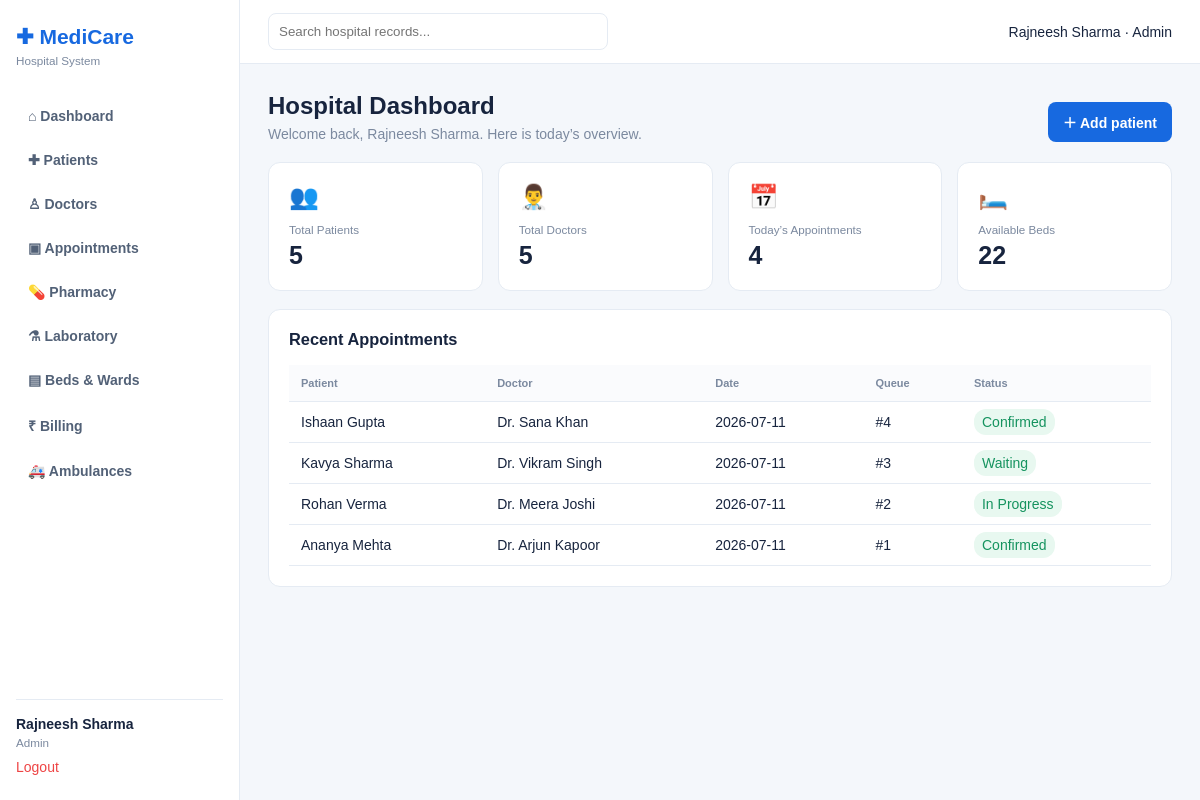
The app's page /dashboard (signed in) with its own data.
### app.py (models this page shows)
class Appointment(db.Model):
    __tablename__='appointments'; id=db.Column(db.Integer,primary_key=True); patient_id=db.Column(db.Integer,db.ForeignKey('patients.id')); doctor_id=db.Column(db.Integer,db.ForeignKey('doctors.id')); appointment_date=db.Column(db.Date); appointment_time=db.Column(db.Time); appointment_type=db.Column(db.String(30)); reason=db.Column(db.Text); status=db.Column(db.String(30),default='Scheduled'); queue_number=db.Column(db.Integer); patient=db.relationship('Patient'); doctor=db.relationship('Doctor')

class Patient(db.Model):
    __tablename__='patients'; id=db.Column(db.Integer,primary_key=True); patient_code=db.Column(db.String(20),unique=True); name=db.Column(db.String(100),nullable=False); dob=db.Column(db.Date); gender=db.Column(db.String(20)); blood_group=db.Column(db.String(5)); phone=db.Column(db.String(20)); emergency_contact=db.Column(db.String(120)); address=db.Column(db.Text); allergies=db.Column(db.Text); previous_diseases=db.Column(db.Text); insurance=db.Column(db.String(150))

class Doctor(db.Model):
    __tablename__='doctors'; id=db.Column(db.Integer,primary_key=True); doctor_code=db.Column(db.String(20),unique=True); name=db.Column(db.String(100),nullable=False); department=db.Column(db.String(80)); qualification=db.Column(db.String(120)); experience=db.Column(db.Integer,default=0); fee=db.Column(db.Numeric(10,2),default=0); phone=db.Column(db.String(20)); available=db.Column(db.Boolean,default=True)

### app.py (the view)
@app.route('/dashboard')
@login_required
def dashboard():
    return render_template('dashboard.html', patients=Patient.query.count(), doctors=Doctor.query.count(), appointments=Appointment.query.filter_by(appointment_date=date.today()).count(), beds=Bed.query.filter_by(status='Available').count(), recent=Appointment.query.order_by(Appointment.id.desc()).limit(6).all())

### app.py (called while the page is built)
def login_required(fn):
    @wraps(fn)
    def wrapper(*args, **kwargs):
        if not session.get('user_id'): return redirect(url_for('login'))
        return fn(*args, **kwargs)
    return wrapper

### templates/dashboard.html
{% extends 'base.html' %}{% block content %}<div class="title"><div><h1>Hospital Dashboard</h1><p>Welcome back, {{session.name}}. Here is today’s overview.</p></div><a class="btn" href="/patients">＋ Add patient</a></div><div class="cards"><article><span>👥</span><small>Total Patients</small><b>{{patients}}</b></article><article><span>👨‍⚕️</span><small>Total Doctors</small><b>{{doctors}}</b></article><article><span>📅</span><small>Today’s Appointments</small><b>{{appointments}}</b></article><article><span>🛏️</span><small>Available Beds</small><b>{{beds}}</b></article></div><div class="panel"><h3>Recent Appointments</h3><table><tr><th>Patient</th><th>Doctor</th><th>Date</th><th>Queue</th><th>Status</th></tr>{% for x in recent %}<tr><td>{{x.patient.name}}</td><td>{{x.doctor.name}}</td><td>{{x.appointment_date}}</td><td>#{{x.queue_number}}</td><td><em>{{x.status}}</em></td></tr>{% else %}<tr><td colspan="5">No appointments yet. Add patients and doctors first.</td></tr>{% endfor %}</table></div>{% endblock %}

### templates/base.html
<!doctype html><html><head><meta charset="utf-8"><meta name="viewport" content="width=device-width,initial-scale=1"><title>MediCare HMS</title><link rel="stylesheet" href="{{url_for('static',filename='style.css')}}"></head><body><aside><h2>✚ MediCare</h2><small>Hospital System</small><nav><a href="/dashboard">⌂ Dashboard</a><a href="/patients">✚ Patients</a><a href="/doctors">♙ Doctors</a><a href="/appointments">▣ Appointments</a><a href="/module/pharmacy">💊 Pharmacy</a><a href="/module/laboratory">⚗ Laboratory</a><a href="/module/beds">▤ Beds & Wards</a><a href="/module/billing">₹ Billing</a><a href="/module/ambulances">🚑 Ambulances</a></nav><div class="profile"><b>{{session.name}}</b><small>{{session.role|title}}</small><a href="/logout">Logout</a></div></aside><main><header><input placeholder="Search hospital records..."><span>{{session.name}} · {{session.role|title}}</span></header><section class="page">{% with messages=get_flashed_messages(with_categories=true) %}{% for category,message in messages %}<div class="flash {{category}}">{{message}}</div>{% endfor %}{% endwith %}{% block content %}{% endblock %}</section></main></body></html>

### static/style.css (style rules this page uses)
:root { --blue:#1769e0;--ink:#17243e;--muted:#7b899f;--line:#e5ebf3;--bg:#f4f7fb }
* { box-sizing:border-box }
body { margin:0;font:14px Arial;color:var(--ink);background:var(--bg) }
aside { position:fixed;width:240px;inset:0 auto 0 0;background:#fff;border-right:1px solid var(--line);padding:25px 16px;display:flex;flex-direction:column }
aside h2 { margin:0;color:var(--blue) }
aside>small { color:var(--muted);margin:5px 0 25px }
nav a { display:block;padding:12px;margin:4px 0;border-radius:8px;color:#526177;text-decoration:none;font-weight:bold }
.profile { margin-top:auto;border-top:1px solid var(--line);padding-top:16px }
.profile b,.profile small { display:block }
.profile small { color:var(--muted);margin:4px 0 10px }
.profile a { color:#e44;text-decoration:none }
main { margin-left:240px }
header { height:64px;background:white;border-bottom:1px solid var(--line);padding:13px 28px;display:flex;align-items:center;justify-content:space-between }
header input { width:340px;border:1px solid var(--line);border-radius:8px;padding:10px }
.page { padding:28px }
.title { display:flex;align-items:end;justify-content:space-between;margin-bottom:20px }
.title h1 { margin:0 0 6px;font-size:24px }
.title p { margin:0;color:var(--muted) }
.btn,button { background:var(--blue);color:#fff;border:0;border-radius:8px;padding:10px 15px;text-decoration:none;font-weight:bold }
.cards { display:grid;grid-template-columns:repeat(4,1fr);gap:15px }
.cards article,.panel { background:#fff;border:1px solid var(--line);border-radius:12px;padding:20px }
.cards article span { font-size:24px }
.cards article small,.cards article b { display:block }
.cards article small { color:var(--muted);margin:12px 0 5px }
.cards article b { font-size:25px }
.panel { margin-top:18px;overflow:auto }
.panel h3 { margin-top:0 }
table { width:100%;border-collapse:collapse }
th,td { text-align:left;padding:12px;border-bottom:1px solid var(--line) }
th { font-size:11px;color:var(--muted);background:#fafbfd }
td em { font-style:normal;background:#e8f8f0;color:#15935f;padding:5px 8px;border-radius:12px }

### records on screen
Appointment: patient.name "Ishaan Gupta", doctor.name "Dr. Sana Khan", appointment_date "2026-07-11", queue_number "4", status "Confirmed"
Appointment: patient.name "Kavya Sharma", doctor.name "Dr. Vikram Singh", appointment_date "2026-07-11", queue_number "3", status "Waiting"
Appointment: patient.name "Rohan Verma", doctor.name "Dr. Meera Joshi", appointment_date "2026-07-11", queue_number "2", status "In Progress"
Appointment: patient.name "Ananya Mehta", doctor.name "Dr. Arjun Kapoor", appointment_date "2026-07-11", queue_number "1", status "Confirmed"

### other values on screen
{{ session.name }} "Rajneesh Sharma"
{{ session.role|title }} "Admin"
{{ patients }} "5"
{{ doctors }} "5"
{{ appointments }} "4"
{{ beds }} "22"
